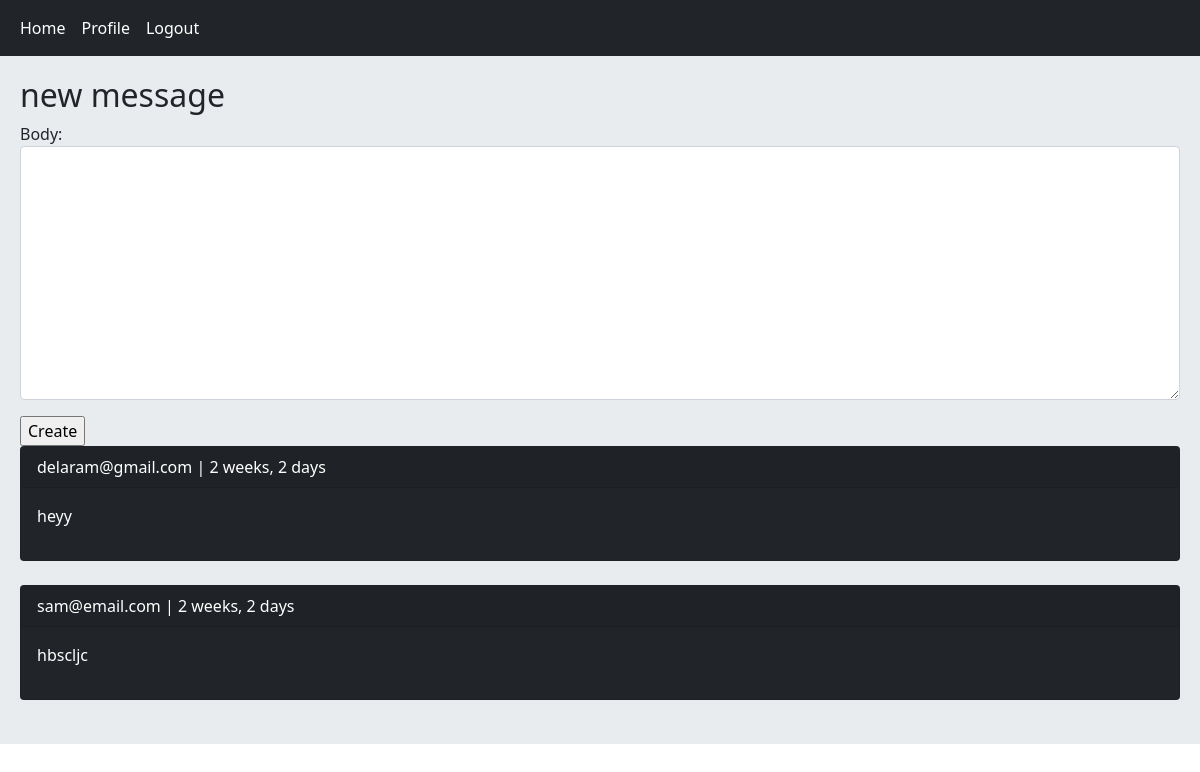
Page /accounts/message/14/ (signed in) on the committed database.
### accounts/models.py (models this page shows, shortened)
class DirectMessage(models.Model):
    from_user = models.ForeignKey(User, on_delete=models.CASCADE, related_name='sender')
    to_user = models.ForeignKey(User, on_delete=models.CASCADE, related_name='receiver')
    body = models.CharField(max_length=100)
    created = models.DateTimeField(auto_now_add=True)
    class Meta:
        ordering = ['-created']

class User(AbstractBaseUser):
    staff_id = models.CharField(max_length=11, unique=True)
    email = models.EmailField(max_length=255, unique=True)
    phone_number = models.CharField(max_length=11)
    full_name = models.CharField(max_length=100)
    is_active = models.BooleanField(default=True)
    is_admin = models.BooleanField(default=False)
    objects = UserManager()
    USERNAME_FIELD = 'staff_id'
    REQUIRED_FIELDS = ['phone_number','email', 'full_name' ]
    def __str__(self):
        return self.email

### accounts/views.py (the view, shortened to what this page needs)
# urls.py: path('message/<int:user_id>/', views.DirectMessageView.as_view(), name='message'),
class DirectMessageView(LoginRequiredMixin, View):
    form_class = DirectMessageForm
    def dispatch(self, request, user_id):
        user = User.objects.get(id=user_id)
        if user.id != request.user.id:
            return super().dispatch(request, user_id)
        else:
            messages.error(request, 'you cant sent message to your account', 'danger')
            return redirect('accounts:user_profile', user.id)
    def get(self, request, user_id):
        form = self.form_class
        message1 = DirectMessage.objects.filter(from_user=request.user.id, to_user=user_id)
        message2 = DirectMessage.objects.filter(from_user=user_id, to_user=request.user.id)
        message = message1 | message2
        return render(request, 'accounts/messages.html', {'form': form, 'message': message})

### accounts/templates/accounts/messages.html (shortened to what this page needs)
{% extends 'base.html' %}
{% block content %}
    <h2>new message</h2>
    <form action="" method="post" novalidate>
        {{ form.as_p }}
        <input type="submit" value="Create">
    </form>
    {% for message in message %}
        <div class="card bg-dark text-white">
            <p class="card-header">{{ message.from_user }} | {{ message.created|timesince }}</p>
            <p class="card-body">{{ message.body }}</p>
        </div><br/>
    {% empty %}
        <p>No messages yet!</p>
    {% endfor %}
{% endblock %}

### rows in the picture
DirectMessage: from_user "delaram@gmail.com", created "2 weeks, 2 days", body "heyy"
DirectMessage: from_user "sam@email.com", created "2 weeks, 2 days", body "hbscljc"
